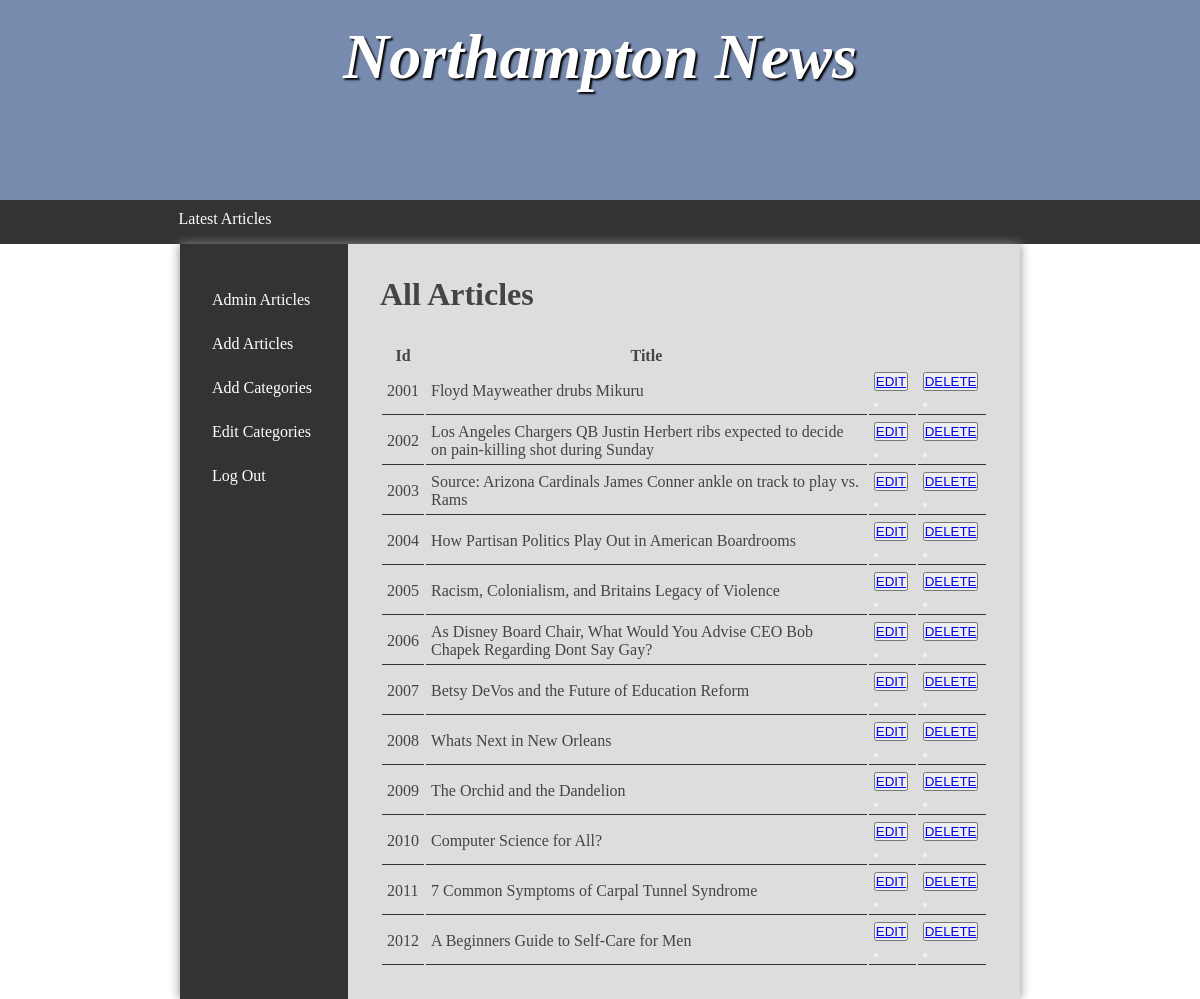
The app's page /adminArticles.php?action=edit (signed in) with its own data.
### tables this page shows
CREATE TABLE article(

    id INT(5) NOT NULL auto_increment,
    title VARCHAR(255) NOT NULL,
    content VARCHAR(255) NOT NULL,
    categoryId INT(5) NOT NULL,
    publishDate DATETIME NOT NULL,
    PRIMARY KEY (id),
    FOREIGN KEY (categoryId) REFERENCES category(id)
);

### adminArticles.php (the view, shortened to what this page needs)
<!DOCTYPE html>
<html>
	<head>
		<link rel="stylesheet" href="styles.css"/>
	</head>
	<body>
    <header>
			<section>
				<h1>Northampton News</h1>
			</section>
		</header>
		<nav>
			<ul>
				<li><a href="adminArticles.php">Latest Articles</a></li>
			</ul>
		</nav>
		<main>
            <nav>
            <ul>
                <li><a href="adminArticles.php">Admin Articles</a></li>
                <li><a href="adminArticles.php?adminActivity=newArticle">Add Articles</a></li>
                <li><a href="adminArticles.php?adminActivity=newCategory">Add Categories</a></li>
                <li><a href="adminArticles.php?adminActivity=editCategory">Edit Categories</a></li>
                <li><a href="logout.php?from=admin">Log Out</a></li>
            </ul>
            </nav>
			<article>
                <?php
                    if(isset($_GET['adminActivity'])){
                        if($_GET['adminActivity'] == 'editForm'){
                            require 'editCategoryForm.php';
                        }
                        if($_GET['adminActivity'] == 'editCategory'){
                            require 'categoryView.php';
                        }
                        if($_GET['adminActivity'] == 'newArticle'){
                            require 'articleForm.php';
                        }
                        if($_GET['adminActivity'] == 'newCategory'){
                            require 'formAddCategory.php';
                            }
                        if($_GET['adminActivity'] == 'edit'){
                            require 'dbConnection.php';
                            $artId = (int) $_GET['edit'];
                            $select = "SELECT title, content FROM article WHERE id = $artId";
                            $articleData = $pdo->query($select);
                            foreach($articleData as $articleRow){
                                $articleTitle = $articleRow['title'];
                                $articleContent = $articleRow['content'];
                            }
                            echo '<h2>Edit Articles</h2>';
                            echo '<form action="editArticle.php" method="POST">';
                            echo '<label for="editTitle">Article title: </label>';
                            echo '<input type="text" name = "title" id = "editTitle" value = "'.$articleTitle.'" required/>';
                            echo '<label for="editContent">Article Content: </label>';
                            echo '<textarea name="content" id="editContent" cols="30" rows="10" required>'.$articleContent.'</textarea>';
                            echo '<input type="hidden" name = "hiddenId" value = "'.$_GET['edit'].'">';
                            echo '<input type="submit" value = "submit" name = "submit">';
                            echo '</form>';
                        }
                    }
                    else{
                        require 'dbConnection.php';
                        $articleQuery = "SELECT id, title FROM article";
                        $articleRows = $pdo->query($articleQuery);
                        echo '<h2>All Articles</h2>';
                        echo '<table><tr><th>Id</th><th>Title</th></tr>';
                        foreach($articleRows as $dataRow){
                            echo '<tr>
                                    <td>'.$dataRow['id'].'</td>
                                    <td>'.$dataRow['title'].'</td>
                                    <td><button><a href = "adminArticles.php?adminActivity=edit&edit='.$dataRow['id'].'">EDIT</a><button></td>
                                    <td><button><a href = "deleteArticle.php?id='.$dataRow['id'].'">DELETE</a><button></td>
                                  </tr>';
                        }
                        }
                    ?>
            </article>
		</main>
	</body>
</html>

### styles.css (style rules this page uses)
* { margin: 0; padding: 0; }
html { font-family: 'Oxygen-Regular', times, verdana, sans-serif; }
body { background-color: #fff; }
header { background-color: #778baf ; color: white; height: 200px; }
nav { width: 100%; background-color: #333; overflow: auto; }
nav ul { width: 1000px; margin: auto; display: block; list-style-type: none; }
nav ul li { width: 25%; float: left; overflow: auto; text-align: center; }
nav a { color: white; padding-top: 10px; display: block; text-decoration: none; }
header section { display: block; }
header h1 { font-weight: bold; font-style: italic; }
h1 { font-size:4em; color: white; text-align: center; padding-top: 20px; text-shadow: 2px 2px 2px #000; }
main { min-height: 50vh; background-color: #ddd; width: 70vw; display: block; margin: auto; box-shadow: 0px 0px 10px #888; color:#444; }
main h2 { font-size:2em; }
p, li, h2 { margin-bottom: 1em; }
table { width: 100%; margin-top: 20px; }
td { padding: 5px; border-bottom: 1px solid #333; }
ul { margin-left: 2em; }
main { display: table; }
main > article { display: table-cell; padding: 2em; }
main > nav { display: table-cell; width: 20%; padding: 2em; }
main > nav li { float: none; width: auto; text-align: left; }
main > nav ul { width: auto; }

### records on screen
article: id "2001", title "Floyd Mayweather drubs Mikuru"
article: id "2002", title "Los Angeles Chargers QB Justin Herbert ribs expected to decide on pain-killing shot during Sunday"
article: id "2003", title "Source: Arizona Cardinals James Conner ankle on track to play vs. Rams"
article: id "2004", title "How Partisan Politics Play Out in American Boardrooms"
article: id "2005", title "Racism, Colonialism, and Britains Legacy of Violence"
article: id "2006", title "As Disney Board Chair, What Would You Advise CEO Bob Chapek Regarding Dont Say Gay?"
article: id "2007", title "Betsy DeVos and the Future of Education Reform"
article: id "2008", title "Whats Next in New Orleans"
article: id "2009", title "The Orchid and the Dandelion"
article: id "2010", title "Computer Science for All?"
article: id "2011", title "7 Common Symptoms of Carpal Tunnel Syndrome"
article: id "2012", title "A Beginners Guide to Self-Care for Men"
